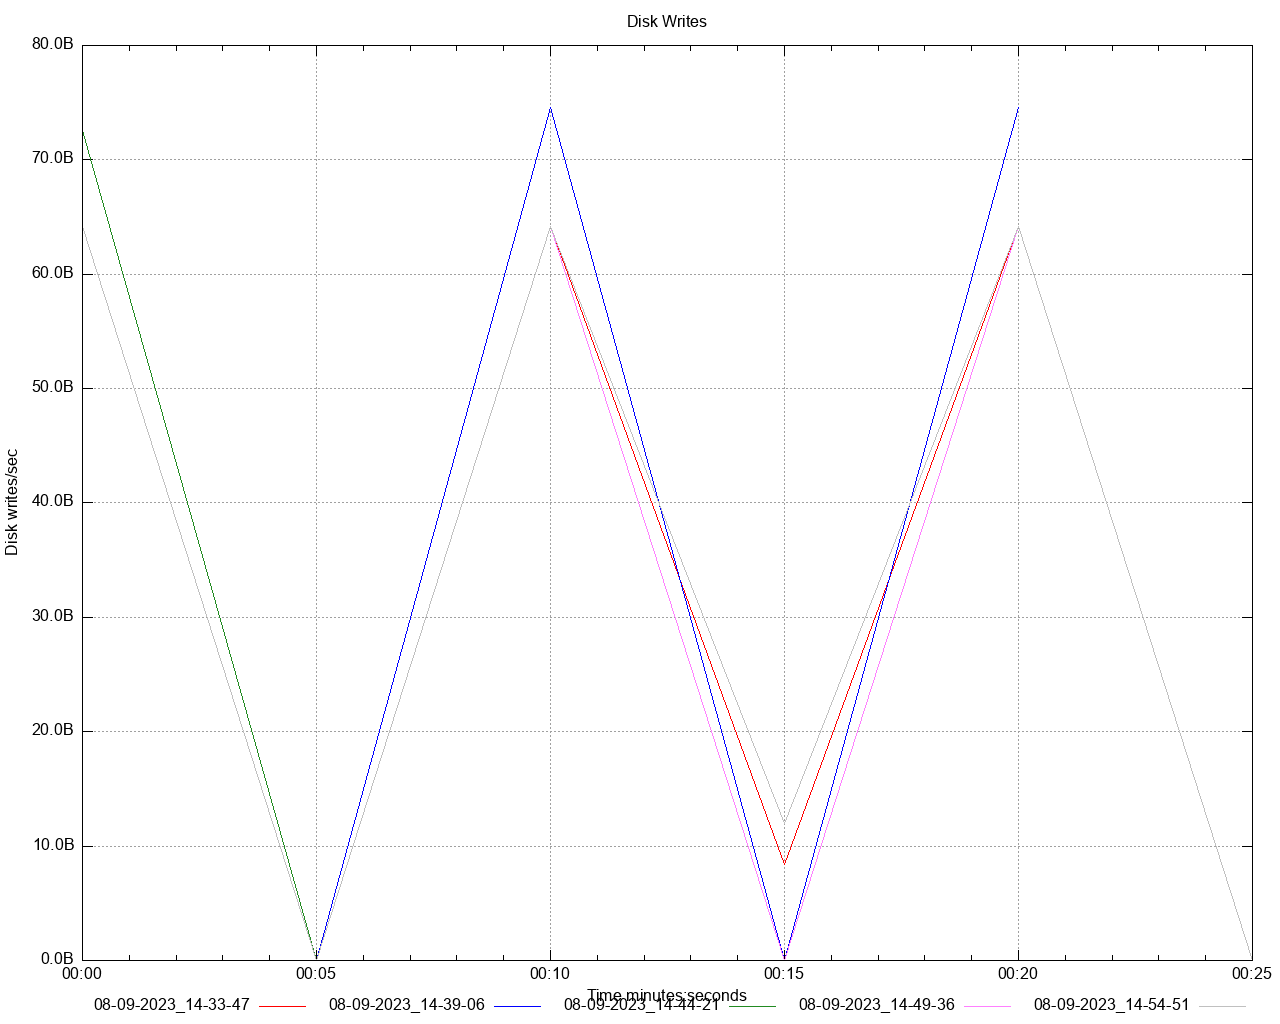

This figure's gnuplot source:
set title 'Disk Writes' noenhanced
set style data lines
set datafile separator ","
set terminal png size 1280,1024
set grid
set key below
set xdata time
set timefmt "%s"
offset = 0
t0(x)=(offset=($0==0) ? x : offset, x - offset)
set xlabel 'Time minutes:seconds'
set ylabel 'Disk writes/sec'
set format y '%.1s%cB'
set output '/Users/gbarnett/git/hazelcast-simulator/atomiclong-3node-member/atomicreference/dstat/disk_write_A5.png'
plot \
   '/Users/gbarnett/git/hazelcast-simulator/atomiclong-3node-member/atomicreference/data/disk_write_A5_1.data' using (t0(timecolumn(1))):2 title "08-09-2023_14-33-47" noenhanced lt rgb "red", \
   '/Users/gbarnett/git/hazelcast-simulator/atomiclong-3node-member/atomicreference/data/disk_write_A5_2.data' using (t0(timecolumn(1))):2 title "08-09-2023_14-39-06" noenhanced lt rgb "blue", \
   '/Users/gbarnett/git/hazelcast-simulator/atomiclong-3node-member/atomicreference/data/disk_write_A5_3.data' using (t0(timecolumn(1))):2 title "08-09-2023_14-44-21" noenhanced lt rgb "forest-green", \
   '/Users/gbarnett/git/hazelcast-simulator/atomiclong-3node-member/atomicreference/data/disk_write_A5_4.data' using (t0(timecolumn(1))):2 title "08-09-2023_14-49-36" noenhanced lt rgb "orchid", \
   '/Users/gbarnett/git/hazelcast-simulator/atomiclong-3node-member/atomicreference/data/disk_write_A5_5.data' using (t0(timecolumn(1))):2 title "08-09-2023_14-54-51" noenhanced lt rgb "grey", \
